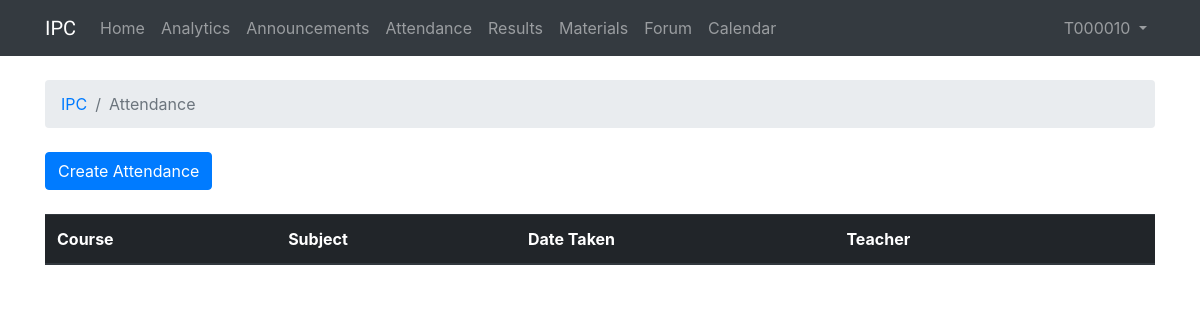
The page /1/attendance (signed in) on the database as committed earlier.
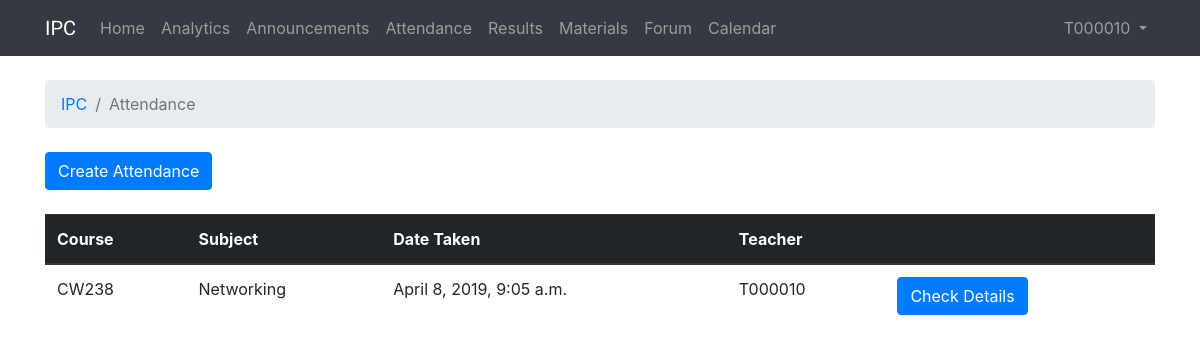
The same page on the database as committed later.
### IPC/models.py (models this page shows, shortened)
class Attendance(models.Model):
    attendanceDate = models.DateTimeField(auto_now_add=True)
    attendanceTeacherId = models.ForeignKey(User, on_delete=models.CASCADE, related_name='attendance_taker')
    attendanceCourseId = models.ForeignKey(Course, on_delete=models.CASCADE, related_name='current_course')
    attendanceSubject = models.ForeignKey(Subject, on_delete=models.CASCADE)

class Course(models.Model):
    courseName = models.CharField(max_length=255)
    courseCode= models.CharField(max_length=255)
    courseInstitution = models.ForeignKey(Institution, on_delete=models.CASCADE,)
    def __str__(self):
        return self.courseCode

class Subject(models.Model):
    subjectName = models.CharField(max_length=255)
    subjectCourse = models.ForeignKey(Course, on_delete=models.CASCADE)
    subjectTeacherId = models.ForeignKey(User, on_delete=models.CASCADE)
    def __str__(self):
        return self.subjectName

### IPC/views.py (the view, shortened to what this page needs)
# urls.py: path('<int:course_id>/attendance', views.course_attendance, name='course_attendance'),
@login_required
def course_attendance(request, course_id):
    user = request.user
    if user.groups.filter(name='Teacher').exists():
        user_type = "teacher"
    elif user.groups.filter(name='Student').exists():
        user_type = "student"
    if user_type == "teacher":
        attendances = list(Attendance.objects.filter(attendanceCourseId=course_id).order_by('-attendanceDate'))
        current_subject = Subject.objects.get(subjectCourse = course_id, subjectTeacherId = request.user)
        last_attendance = Attendance.objects.filter(attendanceTeacherId=request.user, attendanceCourseId=course_id, attendanceSubject=current_subject).last()
        if not last_attendance:
            lock = "unlock"
        else:
            time_diff = (datetime.utcnow().replace(tzinfo=utc)-last_attendance.attendanceDate)
            seconds = time_diff.total_seconds()
            hours = seconds // 3600
            lock = "lock"
            if hours >= 1:
                lock = "unlock"
        return render(request, 'attendance.html', {'attendances': attendances,
                                                   'user_type': user_type,
                                                   'lock': lock,
                                                   'course_id': course_id,})

### templates/attendance.html (shortened to what this page needs)
{% extends 'base.html' %}
{% block breadcrumb %}
  <li class="breadcrumb-item"><a href="{% url 'course' %}">IPC</a></li>
  <li class="breadcrumb-item active">Attendance</li>
{% endblock %}
{% block content %}
  {% if user_type == "teacher" %}
    <div class="mb-4">
      {% if lock == "lock" %}
        <a class="btn btn-primary" disabled>Create Attendance</a>
      {% elif lock == "unlock" %}
        <a class="btn btn-primary" href="{% url 'create_course_attendance' course_id=course_id %}">Create Attendance</a>
      {% endif %}
    </div>
    <table class="table">
      <thead class="thead-dark">
        <tr>
          <th>Course</th>
          <th>Subject</th>
          <th>Date Taken</th>
          <th>Teacher</th>
          <th></th>
        </tr>
      </thead>
      <tbody>
        {% for attendance in attendances %}
          <tr>
            <td>{{ attendance.attendanceCourseId }}</td>
            <td>{{ attendance.attendanceSubject }}</td>
            <td>{{ attendance.attendanceDate }}</td>
            <td>{{ attendance.attendanceTeacherId }}</td>
            <td><a class="btn btn-primary" href="{% url 'course_attendance_detail' course_id=course_id attendance_id=attendance.id %}">Check Details</a></td>
          </tr>
        {% endfor %}
      </tbody>
    </table>
  {% endif %}
{% endblock %}

Rows that differ between the two databases and show on the page:
added Attendance: attendanceCourseId "CW238", attendanceSubject "Networking", attendanceDate "April 8, 2019, 9:05 a.m.", attendanceTeacherId "T000010"
